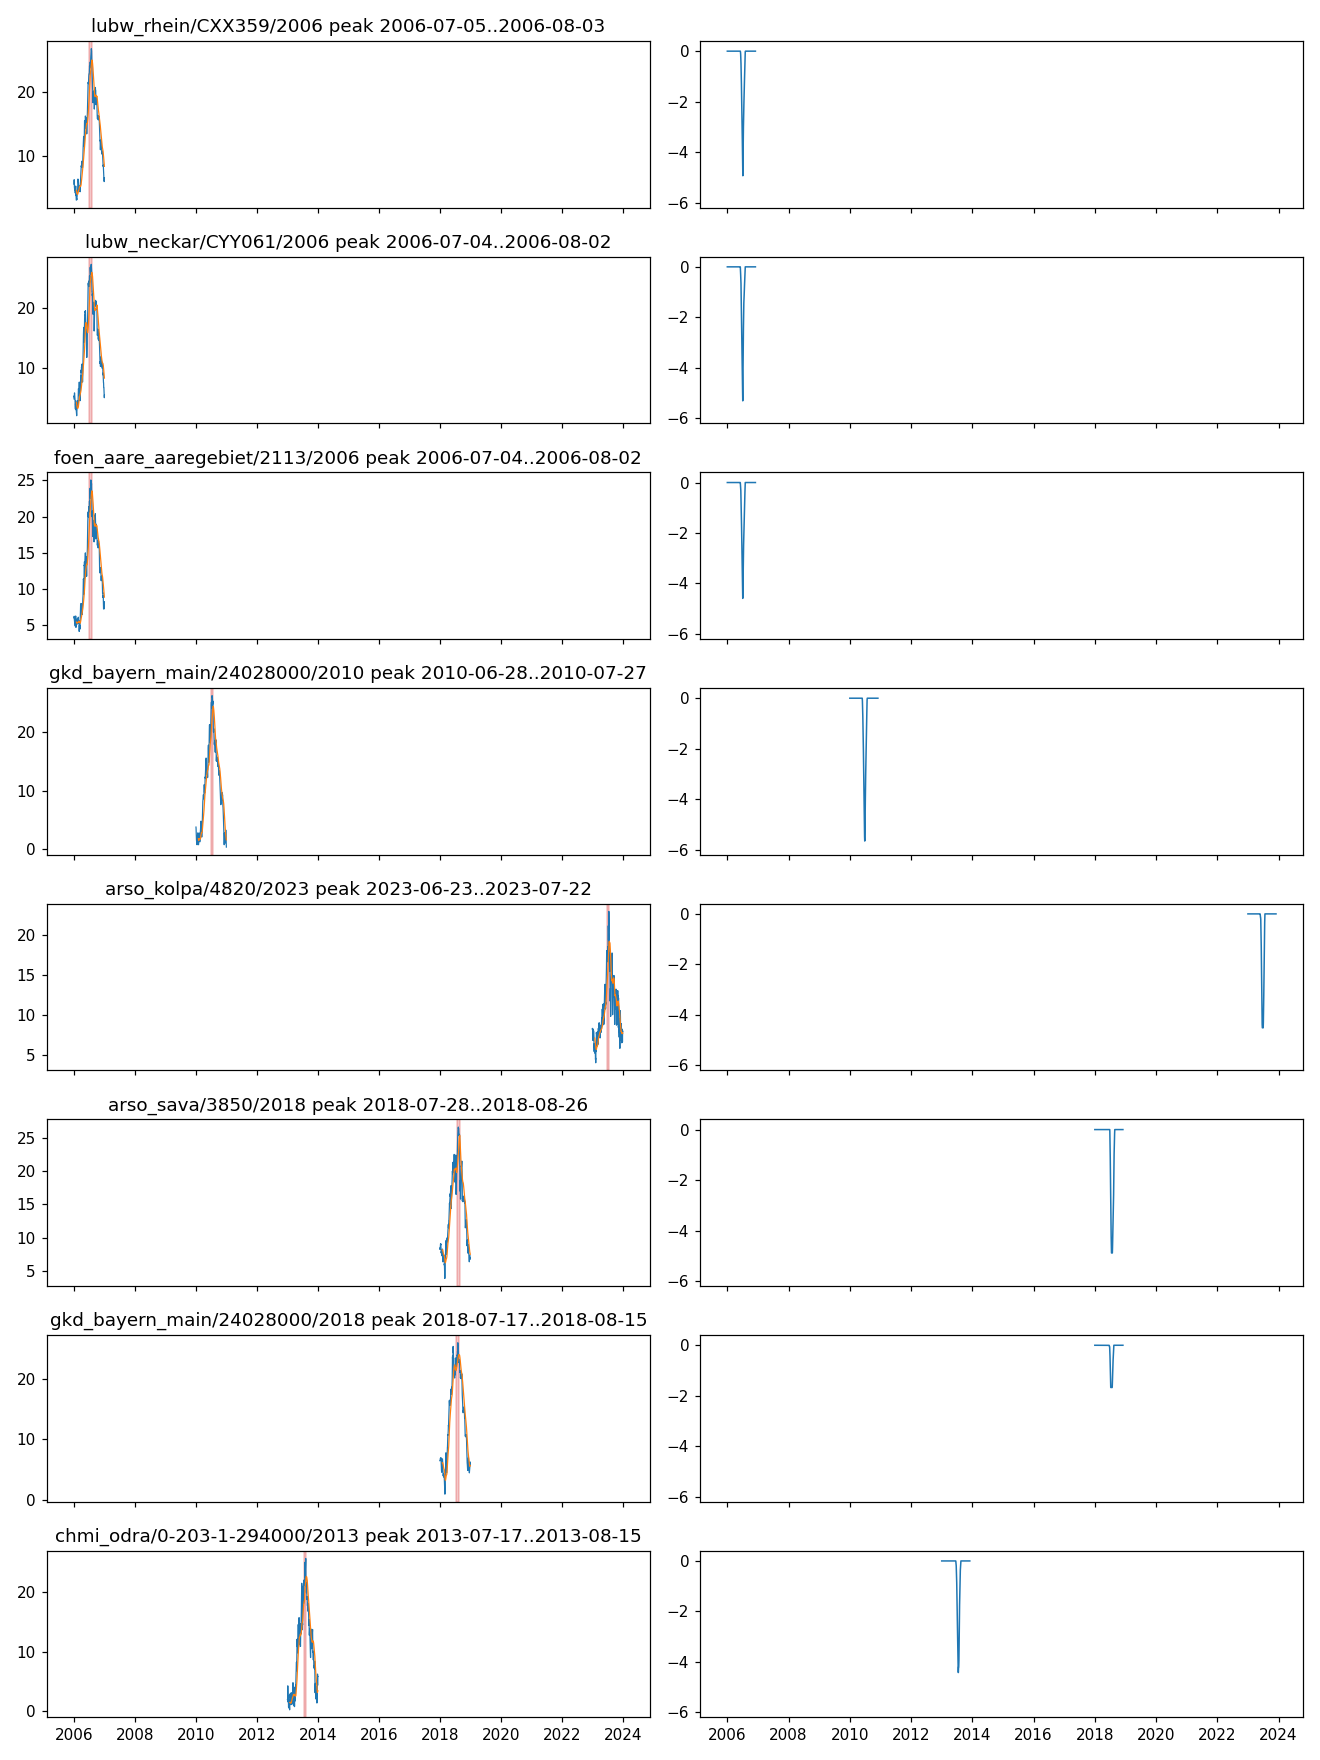

This figure's Python source:
#!/usr/bin/env python3
"""Contact sheet of the top candidate station-years."""

from __future__ import annotations

from pathlib import Path

import matplotlib
matplotlib.use("Agg")
import matplotlib.pyplot as plt
import numpy as np
import pandas as pd

ROOT = Path("/home/lzq/workspace/parttime/stream-recoverability")
W = 30
SHOW = [
    ("lubw_rhein", "CXX359", 2006),
    ("lubw_neckar", "CYY061", 2006),
    ("foen_aare_aaregebiet", "2113", 2006),
    ("gkd_bayern_main", "24028000", 2010),
    ("arso_kolpa", "4820", 2023),
    ("arso_sava", "3850", 2018),
    ("gkd_bayern_main", "24028000", 2018),
    ("chmi_odra", "0-203-1-294000", 2013),
]


def load(net: str, sid: str):
    for root in (
        ROOT / "results/development_v11/confirmation_daily_qc/networks",
        ROOT / "results/development_v11/second_confirmation/daily_qc/networks",
    ):
        p = root / net / "daily_wide_temperature.csv"
        if p.is_file():
            frame = pd.read_csv(p, index_col=0, parse_dates=True)
            return pd.to_numeric(frame[sid], errors="coerce"), p
    raise FileNotFoundError(net)


fig, axes = plt.subplots(len(SHOW), 2, figsize=(12, 2.0 * len(SHOW)), sharex="col")
for row, (net, sid, year) in enumerate(SHOW):
    series, path = load(net, sid)
    idx = pd.date_range(f"{year}-01-01", f"{year}-12-31", freq="D")
    block = series.reindex(idx)
    roll = block.rolling(W, min_periods=W).mean()
    ax = axes[row, 0]
    ax.plot(idx, block.to_numpy(), lw=0.8)
    ax.plot(idx, roll.to_numpy(), lw=0.8, color="C1")
    if block.isna().any():
        ax.set_title(f"{net}/{sid}/{year} INCOMPLETE", color="red")
    else:
        ps = int(np.nanargmax(roll.to_numpy())) - (W - 1)
        ax.axvspan(idx[ps], idx[ps + W - 1], color="C3", alpha=0.25)
        ax.set_title(f"{net}/{sid}/{year} peak {idx[ps].date()}..{idx[ps + W - 1].date()}")
    ax = axes[row, 1]
    errs = []
    for s in range(0, len(idx) - W + 1):
        a = block.copy()
        a.iloc[s : s + W] = np.nan
        r = a.rolling(W, min_periods=W).mean().to_numpy()
        errs.append(np.nanmax(r) - np.nanmax(roll.to_numpy()))
    ax.plot(idx[: len(errs)], errs, lw=1.0)
    ax.set_ylim(-6.2, 0.4)
fig.tight_layout()
out = ROOT / "scratch/265_contact_sheet.png"
fig.savefig(out, dpi=110)
print(out)
